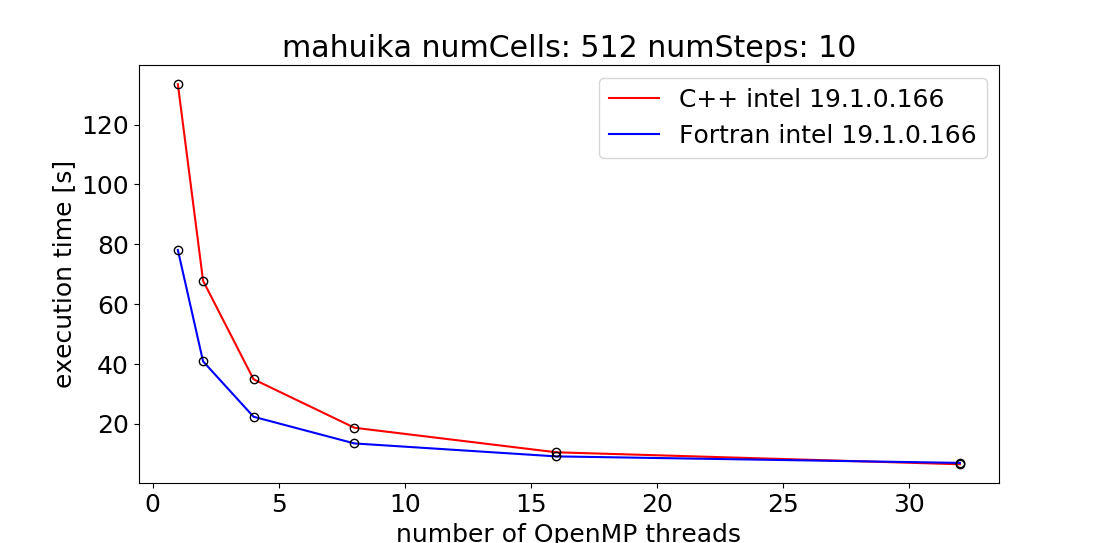

Write the Python code that produced this figure.
import matplotlib
import numpy as np
import matplotlib.pyplot as plt
font = {'family' : 'normal',
        'size'   : 18}

matplotlib.rc('font', **font)
from matplotlib import pylab

# for nth in 36 24 18 12 4 2 1; do export OMP_NUM_THREADS=$nth; time ./upwind/cxx/upwindCxx -numCells 512 -numSteps 10 ; done

# upwindCxx -numCells 512 -numSteps 10
nthreads_mahuika = [32, 16, 8, 4, 2, 1]

# Release
intel_fortran_times = [6.96, 9.13, 13.46, 22.38, 40.88, 1*60+18.1]
intel_cxx_times = [6.5, 10.5, 18.7, 34.9, 1*60+7.8, 2*60+13.5]


pylab.figure(1)
pylab.plot(nthreads_mahuika, intel_cxx_times, 'r-')
pylab.plot(nthreads_mahuika, intel_fortran_times, 'b-')
pylab.legend(['C++ intel 19.1.0.166', 'Fortran intel 19.1.0.166'])
pylab.xlabel('number of OpenMP threads')
pylab.ylabel('execution time [s]')
pylab.title('mahuika numCells: 512 numSteps: 10')
pylab.plot(nthreads_mahuika, intel_cxx_times, 'ko', markerfacecolor='None')
pylab.plot(nthreads_mahuika, intel_fortran_times, 'ko', markerfacecolor='None')

pylab.show()
